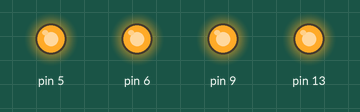
Simulated run of this sketch. Board: Arduino Uno, built with avr-gcc and run on an emulated ATmega328P. On the bench: output pins drawn as LEDs (lit = HIGH).

Above: at 0.2 s.
At 1.7 s:
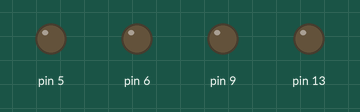
Timing chart, 0 to 3.0 s (numbered marks = the images above):
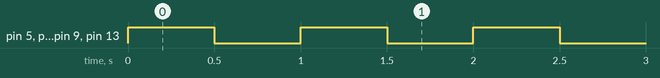

Measured:
- by itself, pin 5, pin 6, pin 9, pin 13: alternates HIGH for 0.50 s and LOW for 0.50 s

The sketch:

99_acceso_registro.ino.ino
```cpp
void setup() {

 int * ddrd = 0x2A,
     * ddrb = 0x24;

  *ddrd = 0b01100000;
  *ddrb = 0b00100010;
}

void loop() {

  PIND = 0b01100000;
  PINB = 0b00100010;

delay(500);


}
```
